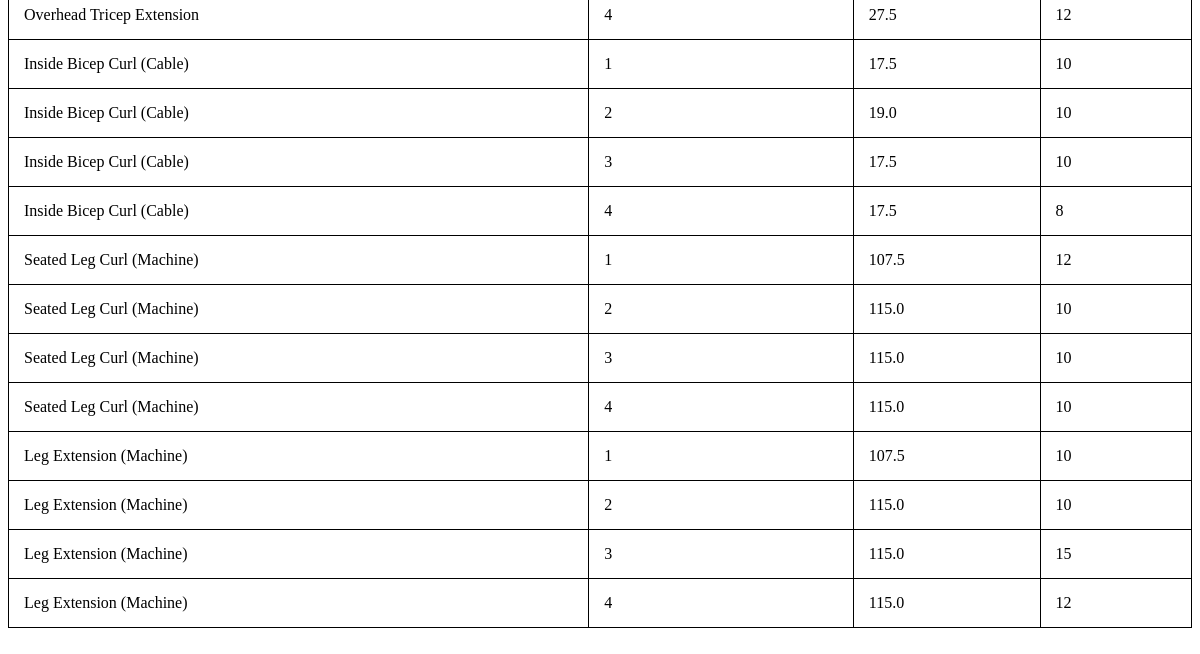
Before: / (lower part) with the older database file.
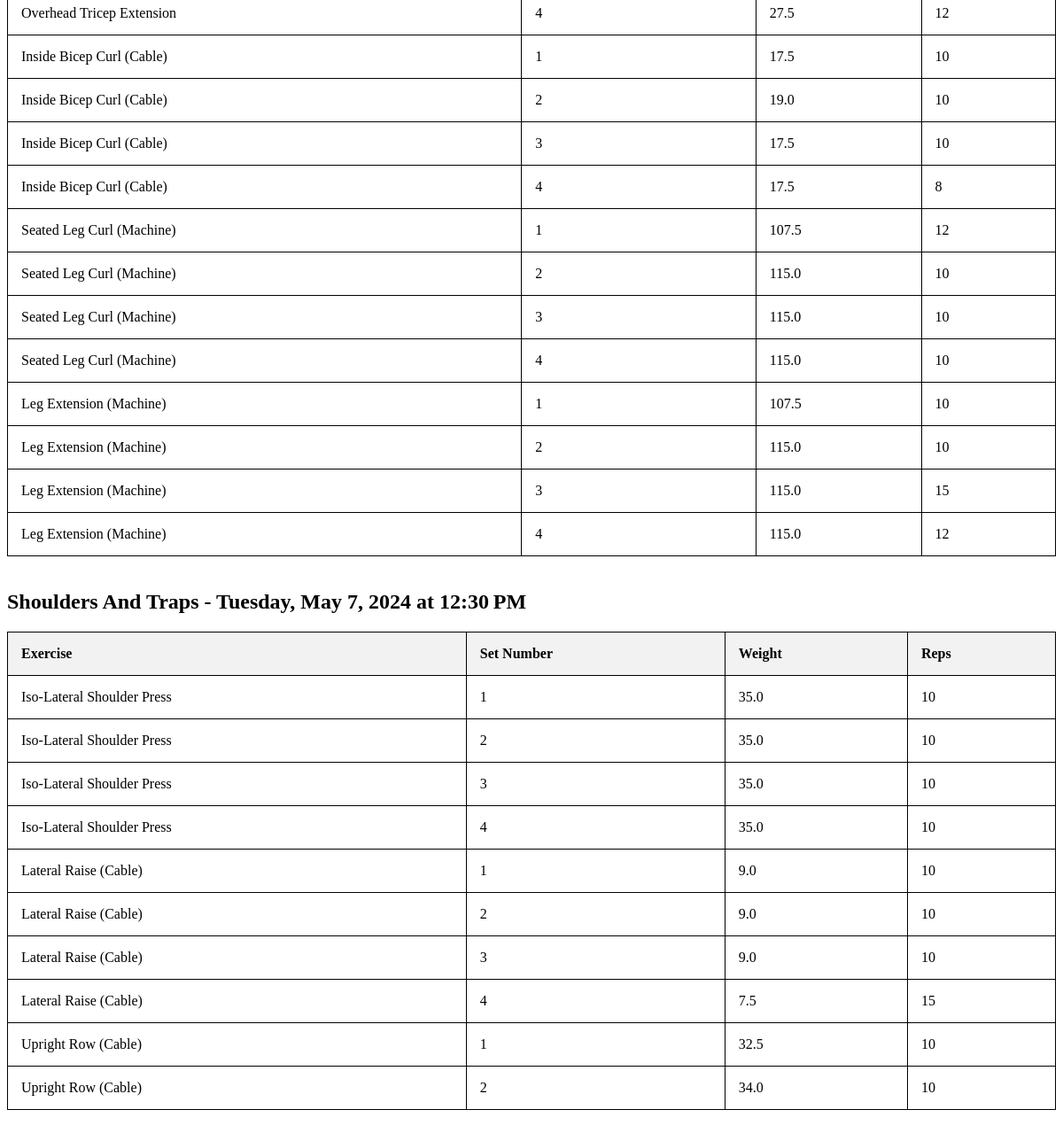
After: the same page with the newer database file.
### tables this page shows
CREATE TABLE exercises(
                    id INTEGER PRIMARY KEY AUTOINCREMENT,
                    workout_id INTEGER,
                    exercise TEXT,
                    set_number INTEGER,
                    weight REAL,
                    reps INTEGER,
                    FOREIGN KEY(workout_id) REFERENCES workouts(id)
                 );

CREATE TABLE workouts(
                  id INTEGER PRIMARY KEY AUTOINCREMENT,
                  title TEXT,
                  date TEXT
                 );

### web_server.py (the view)
@app.route('/')
def index():
    workout_data = get_workout_data()
    return render_template('index.html', workout_data=workout_data)

### web_server.py (called while the page is built)
def get_workout_data():
    conn = sqlite3.connect('workouts_data.db')
    c = conn.cursor()
    c.execute("""
                SELECT w.title, w.date, e.exercise, e.set_number, e.weight, e.reps
                FROM workouts w
                JOIN exercises e ON w.id = e.workout_id
              """)
    rows = c.fetchall()
    conn.close()
    workouts = {}
    for row in rows:
        title, date, exercise, set_number, weight, reps = row
        if (title, date) not in workouts:
            workouts[(title, date)] = []
        workouts[(title, date)].append((exercise, set_number, weight, reps))
    return workouts

### templates/index.html (shortened to what this page needs)
<!DOCTYPE html>
<html>
<head>
    <link rel="stylesheet" href="{{ url_for('static', filename='styles.css') }}">
</head>
<body>
    {% for workout, exercises in workout_data.items() %}
    <h2>{{ workout[0] }} - {{ workout[1] }}</h2>
    <table>
        <tr>
            <th>Exercise</th>
            <th>Set Number</th>
            <th>Weight</th>
            <th>Reps</th>
        </tr>
        {% for exercise in exercises %}
        <tr>
            <td>{{ exercise[0] }}</td>
            <td>{{ exercise[1] }}</td>
            <td>{{ exercise[2] }}</td>
            <td>{{ exercise[3] }}</td>
        </tr>
        {% endfor %}
    </table>
    <br>
    {% endfor %}
</body>
</html>

### static/styles.css (style rules this page uses)
table { width: 100%; border-collapse: collapse; }
table, th, td { border: 1px solid black; }
th { background-color: #f2f2f2; }

Changed rows visible on the page:
added workouts: title "Shoulders And Traps", date "Tuesday, May 7, 2024 at 12:30 PM"
added exercises: exercise "Iso-Lateral Shoulder Press", set_number "1", weight "35.0", reps "10", shown under "Shoulders And Traps"
added exercises: exercise "Iso-Lateral Shoulder Press", set_number "2", weight "35.0", reps "10", shown under "Shoulders And Traps"
added exercises: exercise "Iso-Lateral Shoulder Press", exercise "3", weight "35.0", reps "10", shown under "Shoulders And Traps"
added exercises: exercise "Iso-Lateral Shoulder Press", set_number "4", weight "35.0", reps "10", shown under "Shoulders And Traps"
added exercises: exercise "Lateral Raise (Cable)", set_number "1", weight "9.0", reps "10", shown under "Shoulders And Traps"
added exercises: exercise "Lateral Raise (Cable)", set_number "2", weight "9.0", reps "10", shown under "Shoulders And Traps"
added exercises: exercise "Lateral Raise (Cable)", exercise "3", weight "9.0", reps "10", shown under "Shoulders And Traps"
added exercises: exercise "Lateral Raise (Cable)", set_number "4", weight "7.5", reps "15", shown under "Shoulders And Traps"
added exercises: exercise "Upright Row (Cable)", set_number "1", weight "32.5", reps "10", shown under "Shoulders And Traps"
added exercises: exercise "Upright Row (Cable)", set_number "2", weight "34.0", reps "10", shown under "Shoulders And Traps"
Other visible differences:
new list line: "- Exercise Set Number Weight Reps"
